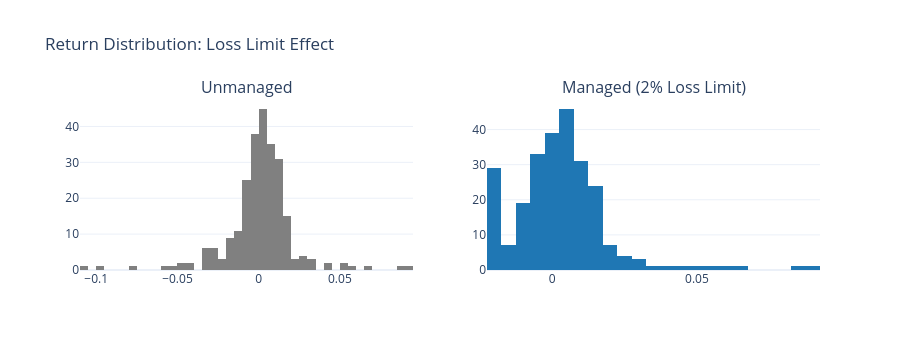

The code cell stored with this chart in its notebook:
### Markdown cell above
### 5b. Return Distribution: Managed vs Unmanaged

### Code cell
# Real SPY 2020 daily returns — the loss-limit demo bites into the COVID
# left tail rather than an artificial Gaussian sample.
raw_returns = np.diff(prices) / prices[:-1]
managed_returns = np.clip(raw_returns, -0.02, None)  # 2% daily loss limit

fig = make_subplots(rows=1, cols=2, subplot_titles=["Unmanaged", "Managed (2% Loss Limit)"])
fig.add_trace(
    go.Histogram(x=raw_returns.tolist(), nbinsx=50, marker_color="gray", name="Unmanaged"),
    row=1,
    col=1,
)
fig.add_trace(
    go.Histogram(x=managed_returns.tolist(), nbinsx=50, marker_color="#1f77b4", name="Managed"),
    row=1,
    col=2,
)
fig.update_layout(
    height=350,
    title="Return Distribution: Loss Limit Effect",
    showlegend=False,
    template="plotly_white",
)
fig.show()

### Figure 1 — Plotly figure (JSON) as saved in the notebook; plotly's stock layout.template omitted (floating-point values rounded to 4 significant figures; data arrays with more than 128 entries replaced by an {"elided": "..."} marker saying what was removed)
{"data": [{"marker": {"color": "gray"}, "name": "Unmanaged", "nbinsx": 50, "type": "histogram", "x": {"elided": "251 float values"}, "xaxis": "x", "yaxis": "y"}, {"marker": {"color": "#1f77b4"}, "name": "Managed", "nbinsx": 50, "type": "histogram", "x": {"elided": "251 float values"}, "xaxis": "x2", "yaxis": "y2"}], "layout": {"annotations": [{"font": {"size": 16}, "showarrow": false, "text": "Unmanaged", "x": 0.225, "xanchor": "center", "xref": "paper", "y": 1.0, "yanchor": "bottom", "yref": "paper"}, {"font": {"size": 16}, "showarrow": false, "text": "Managed (2% Loss Limit)", "x": 0.775, "xanchor": "center", "xref": "paper", "y": 1.0, "yanchor": "bottom", "yref": "paper"}], "height": 350, "showlegend": false, "title": {"text": "Return Distribution: Loss Limit Effect"}, "xaxis": {"anchor": "y", "domain": [0.0, 0.45]}, "xaxis2": {"anchor": "y2", "domain": [0.55, 1.0]}, "yaxis": {"anchor": "x", "domain": [0.0, 1.0]}, "yaxis2": {"anchor": "x2", "domain": [0.0, 1.0]}}}
